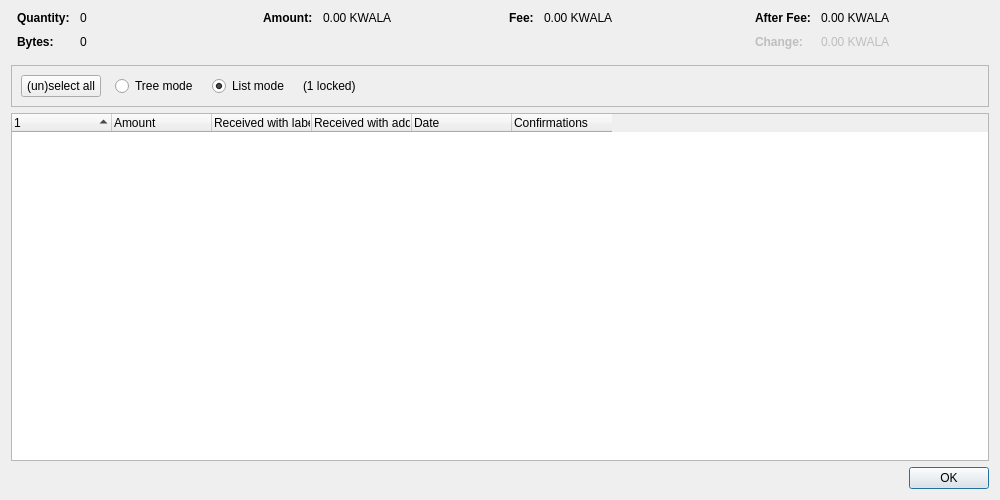
<?xml version="1.0" encoding="UTF-8"?>
<ui version="4.0">
 <class>CoinControlDialog</class>
 <widget class="QDialog" name="CoinControlDialog">
  <property name="geometry">
   <rect>
    <x>0</x>
    <y>0</y>
    <width>1000</width>
    <height>500</height>
   </rect>
  </property>
  <property name="windowTitle">
   <string>Coin Selection</string>
  </property>
  <layout class="QVBoxLayout" name="verticalLayout">
   <item>
    <layout class="QHBoxLayout" name="horizontalLayoutTop" stretch="0,0,0,0">
     <property name="topMargin">
      <number>0</number>
     </property>
     <property name="bottomMargin">
      <number>10</number>
     </property>
     <item>
      <layout class="QFormLayout" name="formLayoutCoinControl1">
       <property name="labelAlignment">
        <set>Qt::AlignLeft|Qt::AlignVCenter</set>
       </property>
       <property name="horizontalSpacing">
        <number>10</number>
       </property>
       <property name="verticalSpacing">
        <number>10</number>
       </property>
       <property name="leftMargin">
        <number>6</number>
       </property>
       <property name="rightMargin">
        <number>6</number>
       </property>
       <item row="0" column="0">
        <widget class="QLabel" name="labelCoinControlQuantityText">
         <property name="font">
          <font>
           <weight>75</weight>
           <bold>true</bold>
          </font>
         </property>
         <property name="text">
          <string>Quantity:</string>
         </property>
        </widget>
       </item>
       <item row="0" column="1">
        <widget class="QLabel" name="labelCoinControlQuantity">
         <property name="cursor">
          <cursorShape>IBeamCursor</cursorShape>
         </property>
         <property name="contextMenuPolicy">
          <enum>Qt::ActionsContextMenu</enum>
         </property>
         <property name="text">
          <string notr="true">0</string>
         </property>
         <property name="textInteractionFlags">
          <set>Qt::LinksAccessibleByMouse|Qt::TextSelectableByKeyboard|Qt::TextSelectableByMouse</set>
         </property>
        </widget>
       </item>
       <item row="1" column="0">
        <widget class="QLabel" name="labelCoinControlBytesText">
         <property name="font">
          <font>
           <weight>75</weight>
           <bold>true</bold>
          </font>
         </property>
         <property name="text">
          <string>Bytes:</string>
         </property>
        </widget>
       </item>
       <item row="1" column="1">
        <widget class="QLabel" name="labelCoinControlBytes">
         <property name="cursor">
          <cursorShape>IBeamCursor</cursorShape>
         </property>
         <property name="contextMenuPolicy">
          <enum>Qt::ActionsContextMenu</enum>
         </property>
         <property name="text">
          <string notr="true">0</string>
         </property>
         <property name="textInteractionFlags">
          <set>Qt::LinksAccessibleByMouse|Qt::TextSelectableByKeyboard|Qt::TextSelectableByMouse</set>
         </property>
        </widget>
       </item>
      </layout>
     </item>
     <item>
      <layout class="QFormLayout" name="formLayoutCoinControl2">
       <property name="horizontalSpacing">
        <number>10</number>
       </property>
       <property name="verticalSpacing">
        <number>10</number>
       </property>
       <property name="leftMargin">
        <number>6</number>
       </property>
       <property name="rightMargin">
        <number>6</number>
       </property>
       <item row="0" column="0">
        <widget class="QLabel" name="labelCoinControlAmountText">
         <property name="font">
          <font>
           <weight>75</weight>
           <bold>true</bold>
          </font>
         </property>
         <property name="text">
          <string>Amount:</string>
         </property>
        </widget>
       </item>
       <item row="0" column="1">
        <widget class="QLabel" name="labelCoinControlAmount">
         <property name="cursor">
          <cursorShape>IBeamCursor</cursorShape>
         </property>
         <property name="contextMenuPolicy">
          <enum>Qt::ActionsContextMenu</enum>
         </property>
         <property name="text">
          <string notr="true">0.00 KWALA</string>
         </property>
         <property name="textInteractionFlags">
          <set>Qt::LinksAccessibleByMouse|Qt::TextSelectableByKeyboard|Qt::TextSelectableByMouse</set>
         </property>
        </widget>
       </item>
      </layout>
     </item>
     <item>
      <layout class="QFormLayout" name="formLayoutCoinControl3">
       <property name="horizontalSpacing">
        <number>10</number>
       </property>
       <property name="verticalSpacing">
        <number>10</number>
       </property>
       <property name="leftMargin">
        <number>6</number>
       </property>
       <property name="rightMargin">
        <number>6</number>
       </property>
       <item row="0" column="0">
        <widget class="QLabel" name="labelCoinControlFeeText">
         <property name="font">
          <font>
           <weight>75</weight>
           <bold>true</bold>
          </font>
         </property>
         <property name="text">
          <string>Fee:</string>
         </property>
        </widget>
       </item>
       <item row="0" column="1">
        <widget class="QLabel" name="labelCoinControlFee">
         <property name="cursor">
          <cursorShape>IBeamCursor</cursorShape>
         </property>
         <property name="contextMenuPolicy">
          <enum>Qt::ActionsContextMenu</enum>
         </property>
         <property name="text">
          <string notr="true">0.00 KWALA</string>
         </property>
         <property name="textInteractionFlags">
          <set>Qt::LinksAccessibleByMouse|Qt::TextSelectableByKeyboard|Qt::TextSelectableByMouse</set>
         </property>
        </widget>
       </item>
      </layout>
     </item>
     <item>
      <layout class="QFormLayout" name="formLayoutCoinControl4">
       <property name="labelAlignment">
        <set>Qt::AlignLeft|Qt::AlignVCenter</set>
       </property>
       <property name="horizontalSpacing">
        <number>10</number>
       </property>
       <property name="verticalSpacing">
        <number>10</number>
       </property>
       <property name="leftMargin">
        <number>6</number>
       </property>
       <property name="rightMargin">
        <number>6</number>
       </property>
       <item row="0" column="0">
        <widget class="QLabel" name="labelCoinControlAfterFeeText">
         <property name="font">
          <font>
           <weight>75</weight>
           <bold>true</bold>
          </font>
         </property>
         <property name="text">
          <string>After Fee:</string>
         </property>
        </widget>
       </item>
       <item row="0" column="1">
        <widget class="QLabel" name="labelCoinControlAfterFee">
         <property name="cursor">
          <cursorShape>IBeamCursor</cursorShape>
         </property>
         <property name="contextMenuPolicy">
          <enum>Qt::ActionsContextMenu</enum>
         </property>
         <property name="text">
          <string notr="true">0.00 KWALA</string>
         </property>
         <property name="textInteractionFlags">
          <set>Qt::LinksAccessibleByMouse|Qt::TextSelectableByKeyboard|Qt::TextSelectableByMouse</set>
         </property>
        </widget>
       </item>
       <item row="1" column="0">
        <widget class="QLabel" name="labelCoinControlChangeText">
         <property name="enabled">
          <bool>false</bool>
         </property>
         <property name="font">
          <font>
           <weight>75</weight>
           <bold>true</bold>
          </font>
         </property>
         <property name="text">
          <string>Change:</string>
         </property>
        </widget>
       </item>
       <item row="1" column="1">
        <widget class="QLabel" name="labelCoinControlChange">
         <property name="enabled">
          <bool>false</bool>
         </property>
         <property name="cursor">
          <cursorShape>IBeamCursor</cursorShape>
         </property>
         <property name="contextMenuPolicy">
          <enum>Qt::ActionsContextMenu</enum>
         </property>
         <property name="text">
          <string notr="true">0.00 KWALA</string>
         </property>
         <property name="textInteractionFlags">
          <set>Qt::LinksAccessibleByMouse|Qt::TextSelectableByKeyboard|Qt::TextSelectableByMouse</set>
         </property>
        </widget>
       </item>
      </layout>
     </item>
    </layout>
   </item>
   <item>
    <widget class="QFrame" name="frame">
     <property name="minimumSize">
      <size>
       <width>0</width>
       <height>40</height>
      </size>
     </property>
     <property name="frameShape">
      <enum>QFrame::StyledPanel</enum>
     </property>
     <property name="frameShadow">
      <enum>QFrame::Sunken</enum>
     </property>
     <layout class="QHBoxLayout" name="horizontalLayout">
      <item>
       <layout class="QHBoxLayout" name="horizontalLayoutPanel" stretch="0,0,0,0,0">
        <property name="spacing">
         <number>14</number>
        </property>
        <item>
         <widget class="QPushButton" name="pushButtonSelectAll">
          <property name="sizePolicy">
           <sizepolicy hsizetype="Maximum" vsizetype="Fixed">
            <horstretch>0</horstretch>
            <verstretch>0</verstretch>
           </sizepolicy>
          </property>
          <property name="text">
           <string>(un)select all</string>
          </property>
          <property name="autoDefault">
           <bool>false</bool>
          </property>
         </widget>
        </item>
        <item>
         <widget class="QRadioButton" name="radioTreeMode">
          <property name="sizePolicy">
           <sizepolicy hsizetype="Maximum" vsizetype="Fixed">
            <horstretch>0</horstretch>
            <verstretch>0</verstretch>
           </sizepolicy>
          </property>
          <property name="text">
           <string>Tree mode</string>
          </property>
         </widget>
        </item>
        <item>
         <widget class="QRadioButton" name="radioListMode">
          <property name="sizePolicy">
           <sizepolicy hsizetype="Maximum" vsizetype="Fixed">
            <horstretch>0</horstretch>
            <verstretch>0</verstretch>
           </sizepolicy>
          </property>
          <property name="text">
           <string>List mode</string>
          </property>
          <property name="checked">
           <bool>true</bool>
          </property>
         </widget>
        </item>
        <item>
         <widget class="QLabel" name="labelLocked">
          <property name="text">
           <string notr="true">(1 locked)</string>
          </property>
         </widget>
        </item>
        <item>
         <spacer name="horizontalSpacer">
          <property name="orientation">
           <enum>Qt::Horizontal</enum>
          </property>
          <property name="sizeHint" stdset="0">
           <size>
            <width>40</width>
            <height>20</height>
           </size>
          </property>
         </spacer>
        </item>
       </layout>
      </item>
     </layout>
    </widget>
   </item>
   <item>
    <widget class="CoinControlTreeWidget" name="treeWidget">
     <property name="contextMenuPolicy">
      <enum>Qt::CustomContextMenu</enum>
     </property>
     <property name="sortingEnabled">
      <bool>false</bool>
     </property>
     <property name="columnCount">
      <number>6</number>
     </property>
     <attribute name="headerShowSortIndicator" stdset="0">
      <bool>true</bool>
     </attribute>
     <attribute name="headerStretchLastSection">
      <bool>false</bool>
     </attribute>
     <column>
      <property name="text">
       <string/>
      </property>
     </column>
     <column>
      <property name="text">
       <string>Amount</string>
      </property>
     </column>
     <column>
      <property name="text">
       <string>Received with label</string>
      </property>
     </column>
     <column>
      <property name="text">
       <string>Received with address</string>
      </property>
     </column>
     <column>
      <property name="text">
       <string>Date</string>
      </property>
     </column>
     <column>
      <property name="text">
       <string>Confirmations</string>
      </property>
      <property name="toolTip">
       <string>Confirmed</string>
      </property>
     </column>
     <column>
      <property name="text">
       <string/>
      </property>
     </column>
     <column>
      <property name="text">
       <string/>
      </property>
     </column>
     <column>
      <property name="text">
       <string/>
      </property>
     </column>
     <column>
      <property name="text">
       <string/>
      </property>
     </column>
    </widget>
   </item>
   <item>
    <widget class="QDialogButtonBox" name="buttonBox">
     <property name="orientation">
      <enum>Qt::Horizontal</enum>
     </property>
     <property name="standardButtons">
      <set>QDialogButtonBox::Ok</set>
     </property>
    </widget>
   </item>
  </layout>
 </widget>
 <customwidgets>
  <customwidget>
   <class>CoinControlTreeWidget</class>
   <extends>QTreeWidget</extends>
   <header>qt/coincontroltreewidget.h</header>
  </customwidget>
 </customwidgets>
 <resources/>
 <connections/>
</ui>
